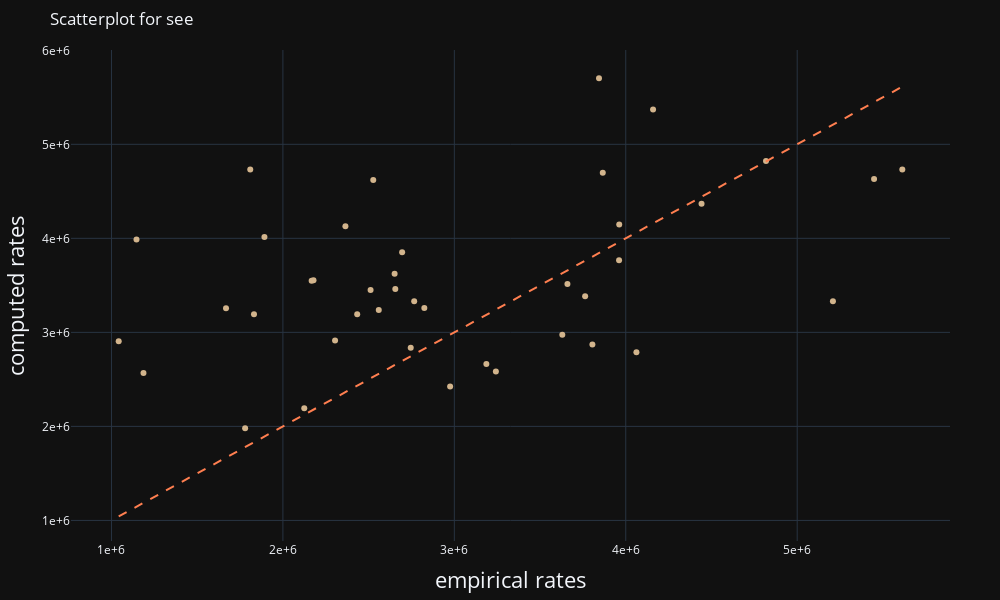

The notebook cell saved with this chart:
### Code cell
valplot(data, 'see', theme='dark')

### Figure 1 — Plotly figure (JSON) as saved in the notebook; plotly's stock layout.template omitted (floating-point values rounded to 4 significant figures)
{"data": [{"customdata": ["20_GCTGTTCGGTCTAT", "0_GTTCGGTCTA", "21_ACCAAACCACCAAC", "1_CCAAAACCAA", "22_CAACACCAAACAAC", "2_AAACCACACA", "23_CAAAACCCCAACAC", "24_AAACCCACCACACA", "25_CAACACCCAAACAC", "3_ACCAAACCAC", "4_ACACCAAACC", "26_CCAAAACCAACAAC", "5_AAAAACCCAC", "27_AAAAACCCACCCAA", "6_CAACACCCAA", "7_AAACCCACCA", "8_ACAACACCAC", "9_CAAAACCCCA", "10_AACCAACACC", "11_CAACACAACC", "28_AAACCACCCAACAC", "12_ACCAACACCA", "13_CCACCAACAA", "29_CCCAAACCCAACCA", "30_ACCAACACCAACCA", "31_CAACAACACCACCA", "32_AACCAACACCACCA", "33_AACCACCACAAACC", "34_CAACACAACCAACC", "35_CACCACAACCACCA", "14_ACACACACAC", "15_AACCACCACA", "16_CAACCAACCA", "36_CCCCACACAACAAC", "37_CCACCAACAACAAC", "17_ACACACACCA", "38_ACACACACCACACA", "39_CACACACACACACA", "40_ACCAACCAACCAAC", "18_CCCCACACAA", "19_ACACCACCAC"], "hovertemplate": "emp = %{x:.3e}\n                     <br>mod = %{y:.3e}\n                     <br>seq:  %{customdata} </b>", "marker": {"color": "tan"}, "mode": "markers", "name": "", "type": "scatter", "x": [1042173, 1145950, 1186657, 1668154, 1779672, 1809459, 1831343, 1892296, 2124654, 2167675, 2178513, 2304253, 2364640, 2433452, 2511513, 2527035, 2559279, 2651666, 2655670, 2695608, 2745623, 2765864, 2825047, 2975581, 3186916, 3242444, 3629903, 3659749, 3763039, 3805400, 3843880, 3865948, 3960894, 3961922, 4062258, 4159347, 4442077, 4818114, 5208461, 5448523, 5613147], "y": [2906000.0, 3987000.0, 2567000.0, 3256000.0, 1980000.0, 4733000.0, 3192000.0, 4014000.0, 2192000.0, 3548000.0, 3554000.0, 2912000.0, 4129000.0, 3192000.0, 3452000.0, 4620000.0, 3239000.0, 3624000.0, 3462000.0, 3853000.0, 2837000.0, 3331000.0, 3260000.0, 2425000.0, 2664000.0, 2583000.0, 2975000.0, 3514000.0, 3385000.0, 2872000.0, 5702000.0, 4696000.0, 3766000.0, 4147000.0, 2789000.0, 5370000.0, 4369000.0, 4823000.0, 3332000.0, 4631000.0, 4732000.0]}, {"line": {"dash": "dash"}, "marker": {"color": "coral"}, "mode": "lines", "name": "bisector", "type": "scatter", "x": [1042173, 1145950, 1186657, 1668154, 1779672, 1809459, 1831343, 1892296, 2124654, 2167675, 2178513, 2304253, 2364640, 2433452, 2511513, 2527035, 2559279, 2651666, 2655670, 2695608, 2745623, 2765864, 2825047, 2975581, 3186916, 3242444, 3629903, 3659749, 3763039, 3805400, 3843880, 3865948, 3960894, 3961922, 4062258, 4159347, 4442077, 4818114, 5208461, 5448523, 5613147], "y": [1042173, 1145950, 1186657, 1668154, 1779672, 1809459, 1831343, 1892296, 2124654, 2167675, 2178513, 2304253, 2364640, 2433452, 2511513, 2527035, 2559279, 2651666, 2655670, 2695608, 2745623, 2765864, 2825047, 2975581, 3186916, 3242444, 3629903, 3659749, 3763039, 3805400, 3843880, 3865948, 3960894, 3961922, 4062258, 4159347, 4442077, 4818114, 5208461, 5448523, 5613147]}], "layout": {"autosize": false, "height": 600, "margin": {"b": 50, "l": 50, "pad": 0, "r": 50, "t": 50}, "showlegend": false, "title": {"text": "Scatterplot for see"}, "width": 1000, "xaxis": {"exponentformat": "e", "showgrid": true, "tickmode": "array", "title": {"font": {"size": 22}, "text": "empirical rates "}}, "yaxis": {"exponentformat": "e", "showgrid": true, "tickmode": "array", "title": {"font": {"size": 22}, "text": "computed rates"}}}}
